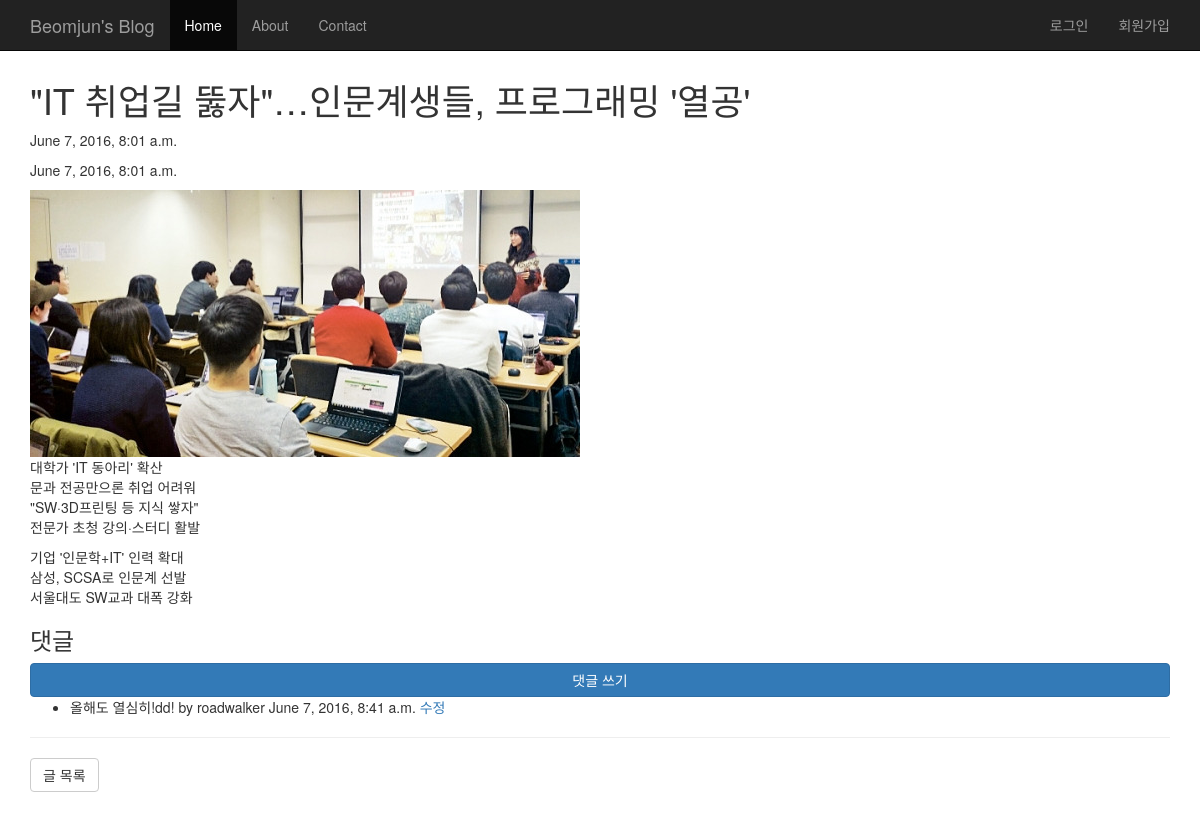
/blog/2/, run on an earlier commit of the app's database.
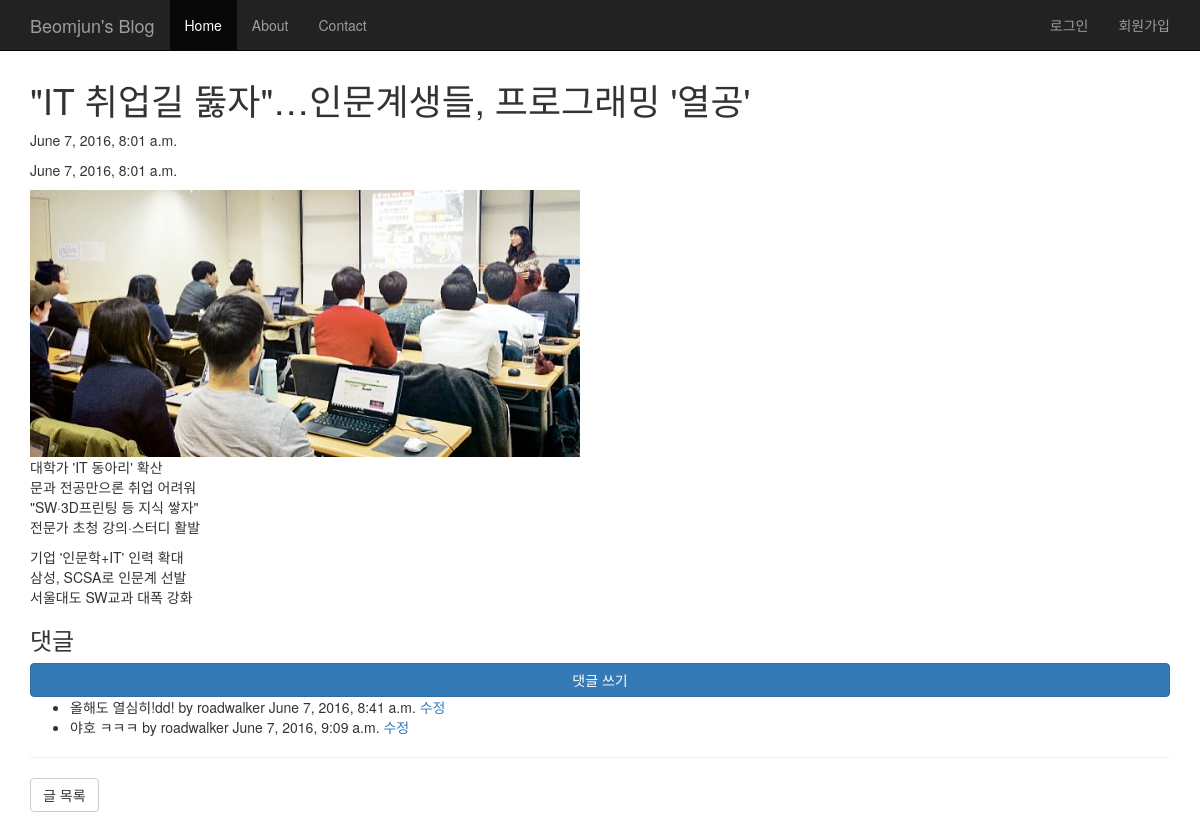
And on a later commit of the database.
### blog/models.py (models this page shows, shortened)
class Post(models.Model):
    title = models.CharField(max_length=100)
    content = models.TextField()
    image = models.ImageField()
    created_at = models.DateTimeField(auto_now_add=True)
    updated_at = models.DateTimeField(auto_now=True)

class Comment(models.Model):
    post = models.ForeignKey(Post)
    user = models.ForeignKey(settings.AUTH_USER_MODEL)
    message = models.TextField()
    created_at = models.DateTimeField(auto_now_add=True)
    updated_at = models.DateTimeField(auto_now=True)

### blog/views.py (the view)
# urls.py: url(r'^(?P<pk>\d+)/$', views.post_detail, name='post_detail'),
def post_detail(request, pk):
    post = get_object_or_404(Post, pk=pk)
    return render(request, 'blog/post_detail.html', {
        'post' : post
        })

### blog/templates/blog/post_detail.html
{% extends 'blog/base.html' %}
{% block content %}
<h1>{{post.title}}</h1>
<p>{{post.created_at}}</p>
<p>{{post.updated_at}}</p>
<img src='{{post.image.url}}'/>
{{post.content|linebreaks}}
<h3>댓글</h3>
<a href="{% url 'blog:comment_new' post.pk %}" class="btn btn-primary btn-block">댓글 쓰기</a>
<ul>
    {% for comment in post.comment_set.all %}
        <li>
            {{comment.message}}
            by {{comment.user}}
            {{comment.created_at}}
            <a href="{% url 'blog:comment_edit' post.pk comment.pk %}">수정</a>
        </li>
    {% endfor %}
</ul>
<hr/>
<a href="{% url 'blog:index' %}" class="btn btn-default">글 목록</a>
{% endblock %}

### blog/templates/blog/base.html (shortened to what this page needs)
    <!DOCTYPE html>
<html>
<head>
<link rel="stylesheet" href="https://maxcdn.bootstrapcdn.com/bootstrap/3.3.6/css/bootstrap.min.css"/>
</head>
<body>
    <nav class="navbar navbar-inverse navbar-fixed-top">
        <div class="container">
            <div class="navbar-header">
                <a class="navbar-brand" href='{% url 'blog:index' %}'>Beomjun's Blog</a>
            </div>
            <div id="navbar" class="collapse navbar-collapse">
                <ul class="nav navbar-nav">
                    <li class="active"><a href="{% url 'blog:index' %}">Home</a></li>
                    <li><a href="#about">About</a></li>
                    <li><a href="#contact">Contact</a></li>
                </ul>
                <ul class="nav navbar-nav navbar-right">
                    {% if user.is_authenticated %}
                    <li><a href="{% url 'accounts:logout' %}">로그아웃</a></li>
                    {% else %}
                    <li><a href="{% url 'accounts:login' %}">로그인</a></li>
                    <li><a href="{% url 'accounts:signup' %}">회원가입</a></li>
                    {% endif %}
                </ul>
            </div>
        </div>
    </nav>
    <div class="container">
        <div class="row">
            <div class="col-sm-12">
            {% block content %}
            {% endblock %}
            </div>
        </div>
    </div>
</body>
</html>

### blog/templates/blog/base.html (style rules this page uses)
body { padding-top: 60px; padding-bottom: 30px; }

What changed in the data, as far as the page shows it:
added Comment: message "야호 ㅋㅋㅋ", user "roadwalker", created_at "June 7, 2016, 9:09 a.m."
